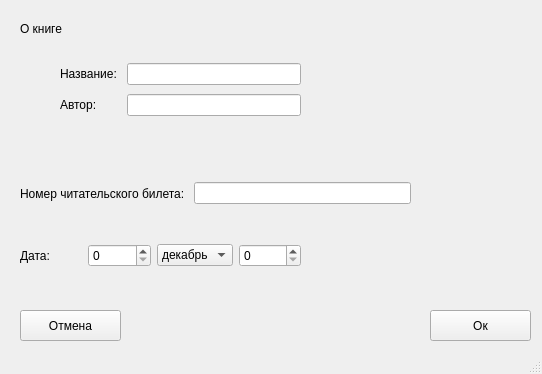
<?xml version="1.0" encoding="UTF-8"?>
<ui version="4.0">
 <class>MainWindow</class>
 <widget class="QMainWindow" name="MainWindow">
  <property name="geometry">
   <rect>
    <x>0</x>
    <y>0</y>
    <width>542</width>
    <height>374</height>
   </rect>
  </property>
  <property name="windowTitle">
   <string>Приём книг</string>
  </property>
  <widget class="QWidget" name="centralwidget">
   <widget class="QLabel" name="label">
    <property name="geometry">
     <rect>
      <x>20</x>
      <y>20</y>
      <width>67</width>
      <height>17</height>
     </rect>
    </property>
    <property name="text">
     <string>О книге</string>
    </property>
   </widget>
   <widget class="QPushButton" name="pushButton">
    <property name="geometry">
     <rect>
      <x>20</x>
      <y>310</y>
      <width>101</width>
      <height>31</height>
     </rect>
    </property>
    <property name="text">
     <string>Отмена</string>
    </property>
   </widget>
   <widget class="QPushButton" name="pushButton_2">
    <property name="geometry">
     <rect>
      <x>430</x>
      <y>310</y>
      <width>101</width>
      <height>31</height>
     </rect>
    </property>
    <property name="text">
     <string>Ок</string>
    </property>
   </widget>
   <widget class="QWidget" name="">
    <property name="geometry">
     <rect>
      <x>60</x>
      <y>60</y>
      <width>241</width>
      <height>61</height>
     </rect>
    </property>
    <layout class="QGridLayout" name="gridLayout">
     <item row="0" column="0">
      <widget class="QLabel" name="label_2">
       <property name="text">
        <string>Название: </string>
       </property>
      </widget>
     </item>
     <item row="0" column="1">
      <widget class="QLineEdit" name="lineEdit"/>
     </item>
     <item row="1" column="0">
      <widget class="QLabel" name="label_3">
       <property name="text">
        <string>Автор: </string>
       </property>
      </widget>
     </item>
     <item row="1" column="1">
      <widget class="QLineEdit" name="lineEdit_2"/>
     </item>
    </layout>
   </widget>
   <widget class="QWidget" name="">
    <property name="geometry">
     <rect>
      <x>20</x>
      <y>240</y>
      <width>281</width>
      <height>31</height>
     </rect>
    </property>
    <layout class="QHBoxLayout" name="horizontalLayout">
     <item>
      <widget class="QLabel" name="label_5">
       <property name="text">
        <string>Дата: </string>
       </property>
      </widget>
     </item>
     <item>
      <widget class="QSpinBox" name="spinBox"/>
     </item>
     <item>
      <widget class="QComboBox" name="comboBox">
       <item>
        <property name="text">
         <string>декабрь</string>
        </property>
       </item>
      </widget>
     </item>
     <item>
      <widget class="QSpinBox" name="spinBox_2"/>
     </item>
    </layout>
   </widget>
   <widget class="QWidget" name="">
    <property name="geometry">
     <rect>
      <x>20</x>
      <y>180</y>
      <width>391</width>
      <height>27</height>
     </rect>
    </property>
    <layout class="QHBoxLayout" name="horizontalLayout_2">
     <item>
      <widget class="QLabel" name="label_4">
       <property name="text">
        <string>Номер читательского билета: </string>
       </property>
      </widget>
     </item>
     <item>
      <widget class="QLineEdit" name="lineEdit_3"/>
     </item>
    </layout>
   </widget>
  </widget>
  <widget class="QMenuBar" name="menubar">
   <property name="geometry">
    <rect>
     <x>0</x>
     <y>0</y>
     <width>542</width>
     <height>22</height>
    </rect>
   </property>
  </widget>
  <widget class="QStatusBar" name="statusbar"/>
 </widget>
 <resources/>
 <connections/>
</ui>
